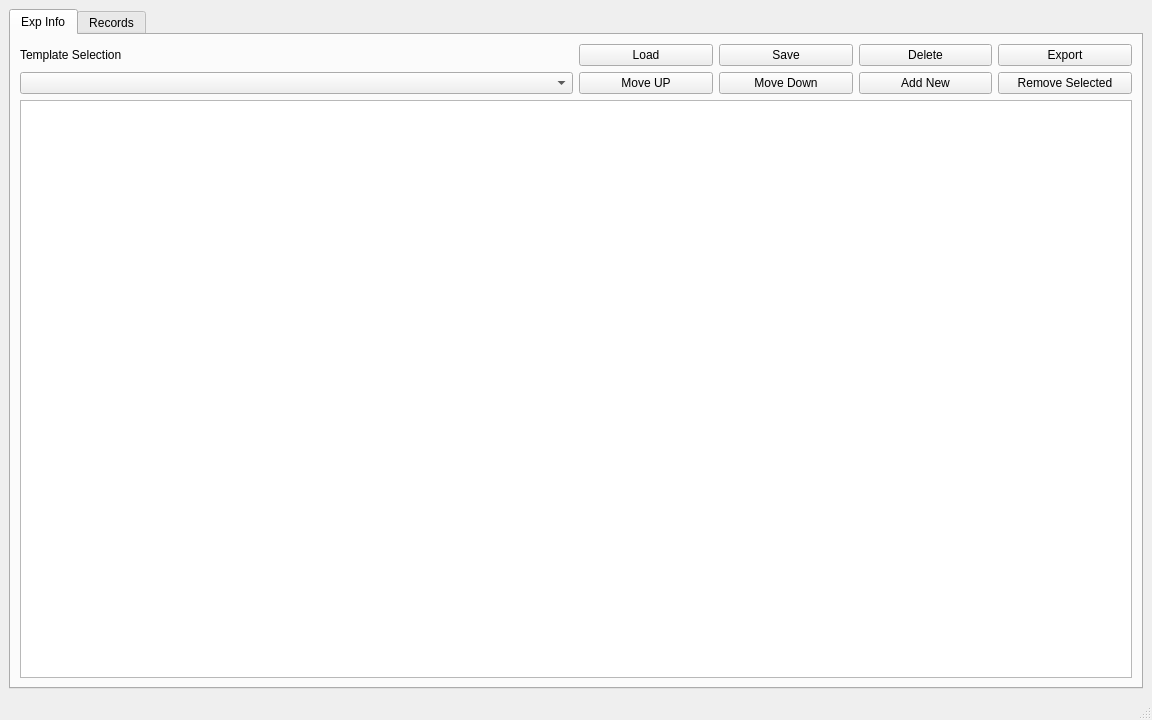
<?xml version="1.0" encoding="UTF-8"?>
<ui version="4.0">
 <class>MainWindow</class>
 <widget class="QMainWindow" name="MainWindow">
  <property name="geometry">
   <rect>
    <x>0</x>
    <y>0</y>
    <width>1152</width>
    <height>720</height>
   </rect>
  </property>
  <property name="sizePolicy">
   <sizepolicy hsizetype="Preferred" vsizetype="Preferred">
    <horstretch>0</horstretch>
    <verstretch>0</verstretch>
   </sizepolicy>
  </property>
  <property name="windowTitle">
   <string>MainWindow</string>
  </property>
  <widget class="QWidget" name="centralwidget">
   <layout class="QVBoxLayout" name="verticalLayout">
    <item>
     <widget class="QTabWidget" name="tab_main">
      <property name="currentIndex">
       <number>0</number>
      </property>
      <widget class="QWidget" name="tab_0">
       <attribute name="title">
        <string>Exp Info</string>
       </attribute>
       <layout class="QVBoxLayout" name="verticalLayout_5">
        <item>
         <layout class="QHBoxLayout" name="horizontalLayout_4">
          <item>
           <layout class="QVBoxLayout" name="verticalLayout_7">
            <item>
             <widget class="QLabel" name="lbl_expInfo">
              <property name="text">
               <string>Template Selection</string>
              </property>
             </widget>
            </item>
            <item>
             <widget class="QComboBox" name="cb_expInfo"/>
            </item>
           </layout>
          </item>
          <item>
           <layout class="QVBoxLayout" name="verticalLayout_2">
            <item>
             <layout class="QHBoxLayout" name="horizontalLayout_6">
              <item>
               <widget class="QPushButton" name="btn_loadTemplate">
                <property name="text">
                 <string>Load</string>
                </property>
               </widget>
              </item>
              <item>
               <widget class="QPushButton" name="btn_saveTemplate">
                <property name="text">
                 <string>Save</string>
                </property>
               </widget>
              </item>
              <item>
               <widget class="QPushButton" name="btn_deleteCurrentTemplate">
                <property name="text">
                 <string>Delete</string>
                </property>
               </widget>
              </item>
              <item>
               <widget class="QPushButton" name="btn_exportExpInfo">
                <property name="text">
                 <string>Export</string>
                </property>
               </widget>
              </item>
             </layout>
            </item>
            <item>
             <layout class="QHBoxLayout" name="horizontalLayout_8">
              <item>
               <widget class="QPushButton" name="btn_moveUp">
                <property name="text">
                 <string>Move UP</string>
                </property>
               </widget>
              </item>
              <item>
               <widget class="QPushButton" name="btn_moveDown">
                <property name="text">
                 <string>Move Down</string>
                </property>
               </widget>
              </item>
              <item>
               <widget class="QPushButton" name="btn_addNewRows">
                <property name="text">
                 <string>Add New</string>
                </property>
               </widget>
              </item>
              <item>
               <widget class="QPushButton" name="btn_removeSelectedRows">
                <property name="text">
                 <string>Remove Selected</string>
                </property>
               </widget>
              </item>
             </layout>
            </item>
           </layout>
          </item>
         </layout>
        </item>
        <item>
         <layout class="QHBoxLayout" name="horizontalLayout_5">
          <item>
           <widget class="QTableView" name="tv_expInfo">
            <property name="sizePolicy">
             <sizepolicy hsizetype="Preferred" vsizetype="Preferred">
              <horstretch>0</horstretch>
              <verstretch>0</verstretch>
             </sizepolicy>
            </property>
           </widget>
          </item>
         </layout>
        </item>
       </layout>
      </widget>
      <widget class="QWidget" name="tab_1">
       <attribute name="title">
        <string>Records</string>
       </attribute>
       <layout class="QVBoxLayout" name="verticalLayout_3">
        <item>
         <layout class="QHBoxLayout" name="horizontalLayout">
          <item>
           <widget class="QLabel" name="lbl_protocolNum">
            <property name="sizePolicy">
             <sizepolicy hsizetype="Preferred" vsizetype="Fixed">
              <horstretch>0</horstretch>
              <verstretch>0</verstretch>
             </sizepolicy>
            </property>
            <property name="maximumSize">
             <size>
              <width>100</width>
              <height>16777215</height>
             </size>
            </property>
            <property name="font">
             <font>
              <family>微軟正黑體</family>
              <pointsize>10</pointsize>
              <bold>true</bold>
             </font>
            </property>
            <property name="text">
             <string>Protocol No. </string>
            </property>
            <property name="margin">
             <number>4</number>
            </property>
           </widget>
          </item>
          <item>
           <widget class="QComboBox" name="comboBox">
            <property name="sizePolicy">
             <sizepolicy hsizetype="Fixed" vsizetype="Fixed">
              <horstretch>0</horstretch>
              <verstretch>0</verstretch>
             </sizepolicy>
            </property>
            <property name="maximumSize">
             <size>
              <width>60</width>
              <height>30</height>
             </size>
            </property>
           </widget>
          </item>
          <item>
           <widget class="QPushButton" name="pb_RECALL">
            <property name="sizePolicy">
             <sizepolicy hsizetype="Fixed" vsizetype="Fixed">
              <horstretch>0</horstretch>
              <verstretch>0</verstretch>
             </sizepolicy>
            </property>
            <property name="maximumSize">
             <size>
              <width>16777215</width>
              <height>40</height>
             </size>
            </property>
            <property name="text">
             <string>Recall</string>
            </property>
           </widget>
          </item>
          <item>
           <spacer name="horizontalSpacer">
            <property name="orientation">
             <enum>Qt::Orientation::Horizontal</enum>
            </property>
            <property name="sizeType">
             <enum>QSizePolicy::Policy::Fixed</enum>
            </property>
            <property name="sizeHint" stdset="0">
             <size>
              <width>300</width>
              <height>20</height>
             </size>
            </property>
           </spacer>
          </item>
          <item>
           <layout class="QVBoxLayout" name="verticalLayout_4">
            <item>
             <widget class="QLabel" name="lbl_DOR">
              <property name="sizePolicy">
               <sizepolicy hsizetype="Preferred" vsizetype="Fixed">
                <horstretch>0</horstretch>
                <verstretch>0</verstretch>
               </sizepolicy>
              </property>
              <property name="maximumSize">
               <size>
                <width>180</width>
                <height>16777215</height>
               </size>
              </property>
              <property name="font">
               <font>
                <family>微軟正黑體</family>
                <pointsize>10</pointsize>
                <bold>true</bold>
               </font>
              </property>
              <property name="text">
               <string>Date of Recording: </string>
              </property>
              <property name="margin">
               <number>4</number>
              </property>
             </widget>
            </item>
            <item>
             <widget class="QDateEdit" name="dateEdit">
              <property name="alignment">
               <set>Qt::AlignmentFlag::AlignCenter</set>
              </property>
              <property name="displayFormat">
               <string>yyyy-MMM-dd</string>
              </property>
              <property name="date">
               <date>
                <year>2025</year>
                <month>1</month>
                <day>1</day>
               </date>
              </property>
             </widget>
            </item>
            <item>
             <widget class="QLabel" name="lbl_SN">
              <property name="sizePolicy">
               <sizepolicy hsizetype="Preferred" vsizetype="Fixed">
                <horstretch>0</horstretch>
                <verstretch>0</verstretch>
               </sizepolicy>
              </property>
              <property name="maximumSize">
               <size>
                <width>180</width>
                <height>16777215</height>
               </size>
              </property>
              <property name="font">
               <font>
                <family>微軟正黑體</family>
                <pointsize>10</pointsize>
                <bold>true</bold>
               </font>
              </property>
              <property name="text">
               <string>Filename Serial Number: </string>
              </property>
              <property name="margin">
               <number>4</number>
              </property>
             </widget>
            </item>
            <item>
             <widget class="QSpinBox" name="spinBox">
              <property name="alignment">
               <set>Qt::AlignmentFlag::AlignCenter</set>
              </property>
              <property name="suffix">
               <string>.tif</string>
              </property>
              <property name="maximum">
               <number>9999</number>
              </property>
              <property name="value">
               <number>0</number>
              </property>
              <property name="displayIntegerBase">
               <number>10</number>
              </property>
             </widget>
            </item>
           </layout>
          </item>
         </layout>
        </item>
        <item>
         <layout class="QHBoxLayout" name="horizontalLayout_2">
          <item>
           <widget class="QPushButton" name="pb_PTY">
            <property name="text">
             <string>Properties...</string>
            </property>
           </widget>
          </item>
          <item>
           <widget class="QPushButton" name="pb_SAVE">
            <property name="text">
             <string>Save Protocol</string>
            </property>
           </widget>
          </item>
          <item>
           <widget class="QPushButton" name="pb_RMPN">
            <property name="text">
             <string>Delete Protocol</string>
            </property>
           </widget>
          </item>
          <item>
           <widget class="QPushButton" name="pb_COPY">
            <property name="text">
             <string>Copy</string>
            </property>
           </widget>
          </item>
         </layout>
        </item>
        <item>
         <layout class="QHBoxLayout" name="horizontalLayout_3">
          <item>
           <widget class="QTableView" name="table_recMetadata"/>
          </item>
         </layout>
        </item>
       </layout>
      </widget>
     </widget>
    </item>
   </layout>
  </widget>
  <widget class="QMenuBar" name="menubar">
   <property name="geometry">
    <rect>
     <x>0</x>
     <y>0</y>
     <width>1152</width>
     <height>22</height>
    </rect>
   </property>
  </widget>
  <widget class="QStatusBar" name="statusbar"/>
 </widget>
 <resources/>
 <connections/>
</ui>
